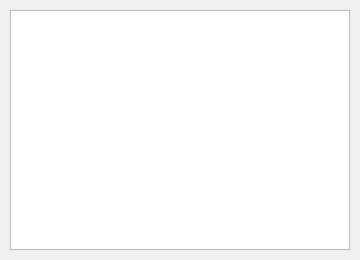
<?xml version="1.0" encoding="UTF-8"?>
<ui version="4.0">
 <class>showformat</class>
 <widget class="QWidget" name="showformat">
  <property name="geometry">
   <rect>
    <x>0</x>
    <y>0</y>
    <width>360</width>
    <height>260</height>
   </rect>
  </property>
  <property name="windowTitle">
   <string>Form</string>
  </property>
  <layout class="QVBoxLayout" name="verticalLayout">
   <property name="margin">
    <number>10</number>
   </property>
   <item>
    <widget class="QTextBrowser" name="textBrowser">
     <property name="geometry">
      <rect>
       <x>0</x>
       <y>0</y>
       <width>360</width>
       <height>260</height>
      </rect>
     </property>
     <property name="focusPolicy">
      <enum>Qt::NoFocus</enum>
     </property>
     <property name="contextMenuPolicy">
      <enum>Qt::DefaultContextMenu</enum>
     </property>
     <property name="acceptDrops">
      <bool>false</bool>
     </property>
    </widget>
   </item>
  </layout>
 </widget>
 <resources/>
 <connections/>
</ui>
